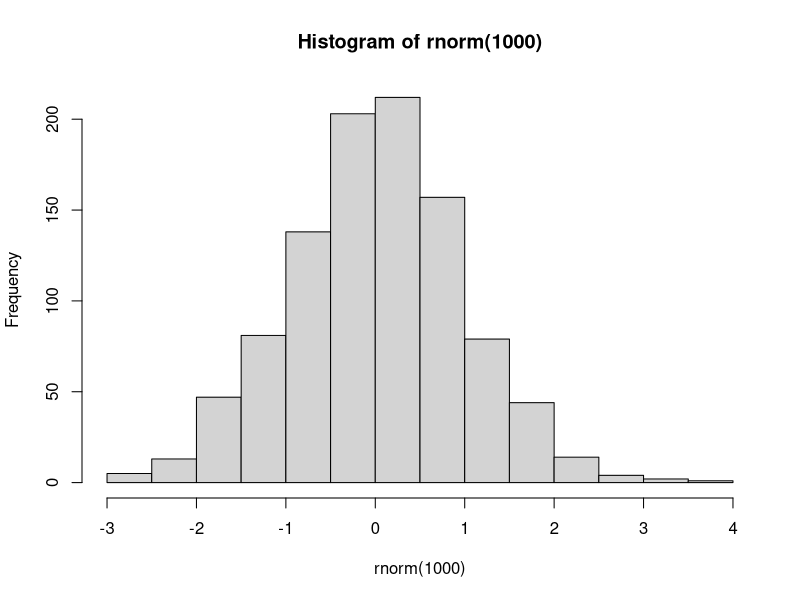

Recreate this plot in R.
## ---- chunk 1
#plot(1:10)
hist(rnorm(1000))
print(c(1,2,3))
